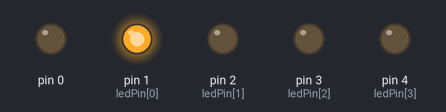
The sketch below on a simulated Arduino Uno, built with avr-gcc and run on an emulated ATmega328P. On the bench: output pins drawn as LEDs (lit = HIGH).

Above: at 0.2 s.
At 1.2 s:
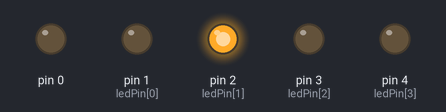
At 2.2 s:
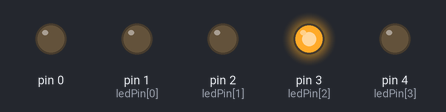
At 3.2 s:
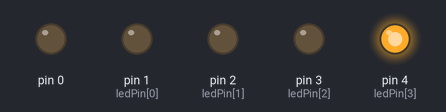
At 4.7 s:
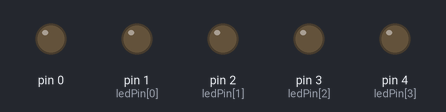
Timing chart, 0 to 5.2 s (numbered marks = the images above):
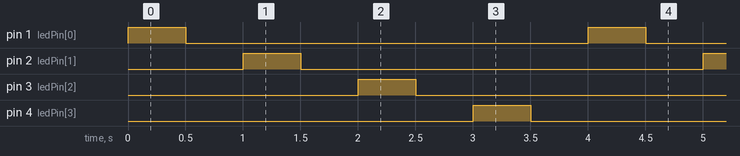

Measured:
- by itself, pin 1 (ledPin[0]), pin 2 (ledPin[1]), pin 3 (ledPin[2]), pin 4 (ledPin[3]): alternates HIGH for 0.50 s and LOW for 3.5 s
- by itself, everything shown: repeats every 4.0 s, in 8 steps

The sketch:

blink_leds.ino
```cpp
// assign LED pin to the array
int ledPin[4]={1,2,3,4};
int delay_t = 500;

void setup() {
  // set pins 1,2,3,4 as output
  for (int i = 0; i <= 4; i++) {
    pinMode(ledPin[i], OUTPUT);
  }
}

void loop() {
  // iterate over the pins:
  for (int i = 0; i <= 3; i++) {
      digitalWrite(ledPin[i], HIGH);
      delay(delay_t);
      digitalWrite(ledPin[i], LOW);
      delay(delay_t);
    }
  }
```
